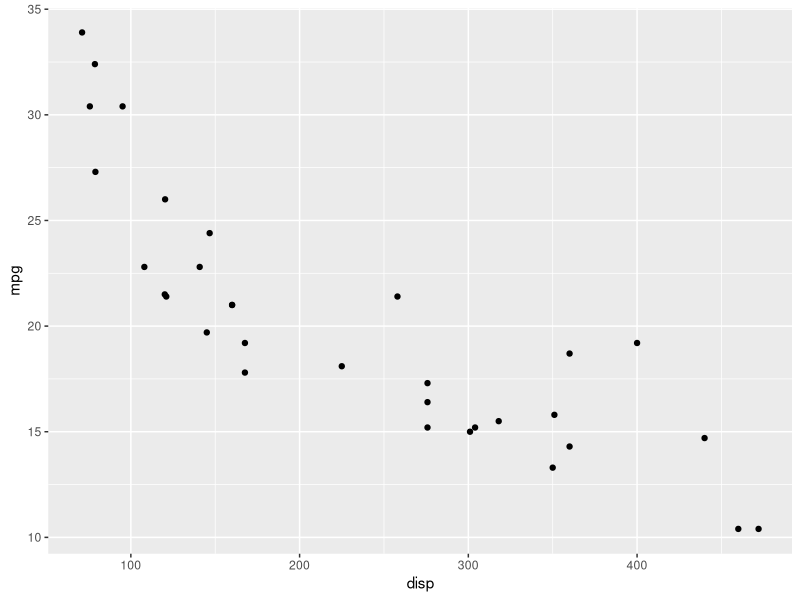
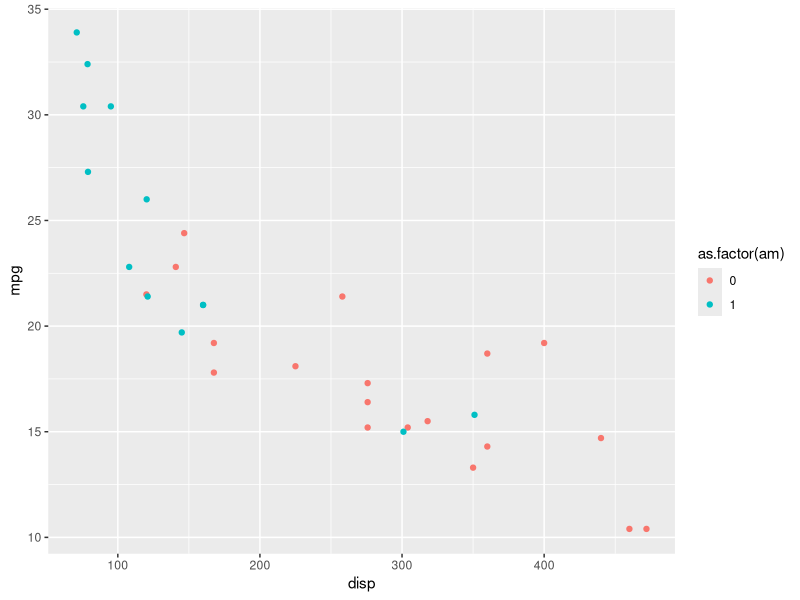
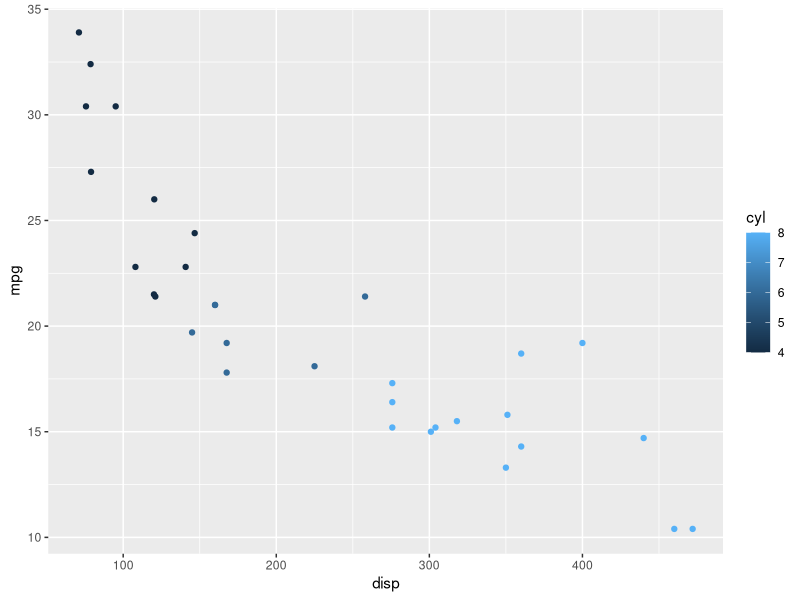
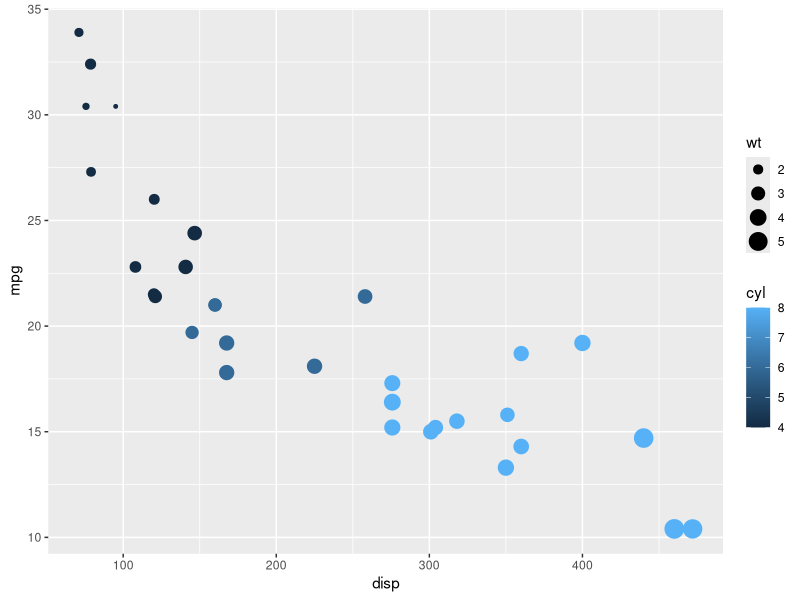
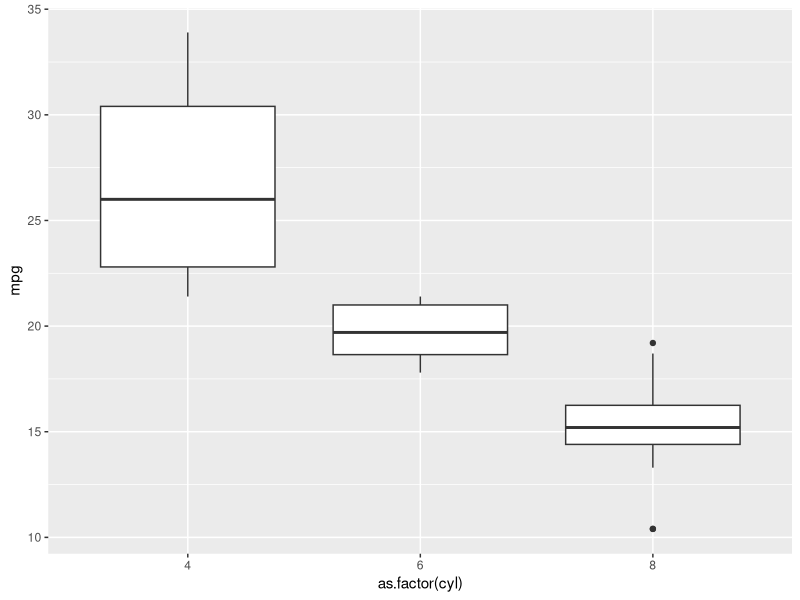
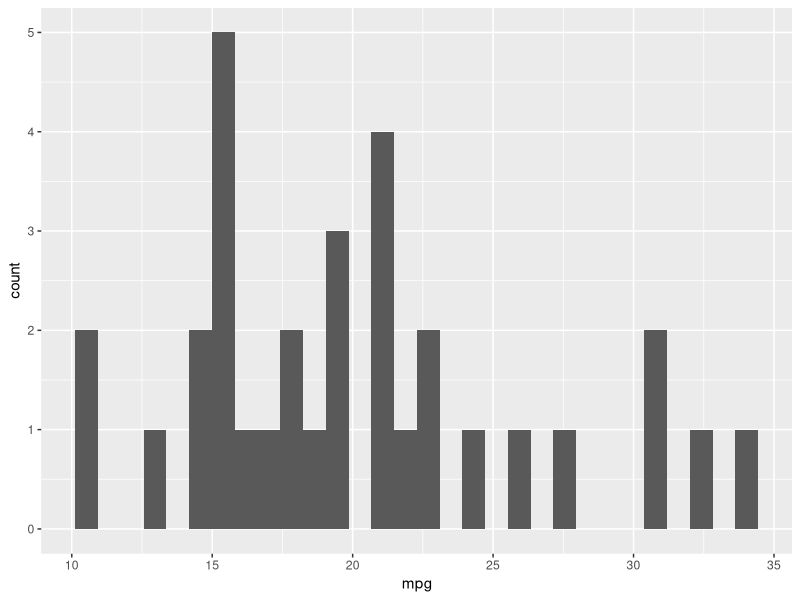
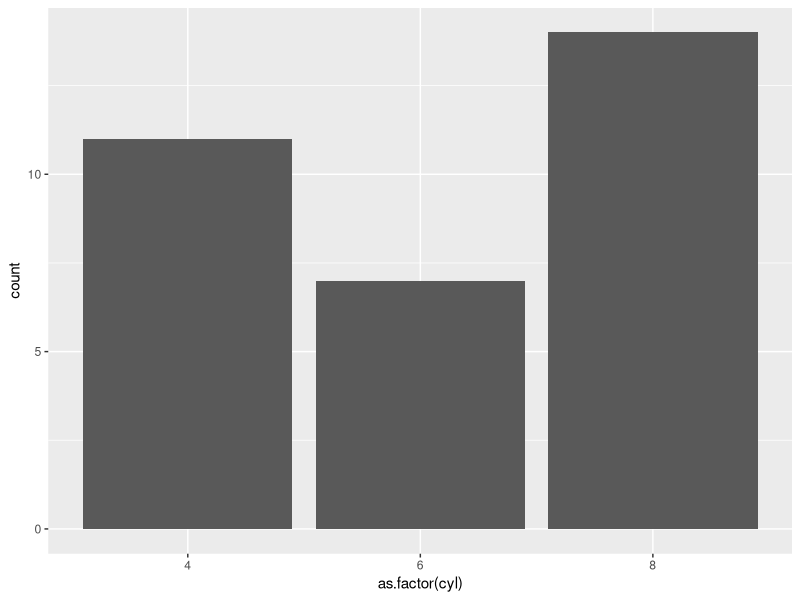
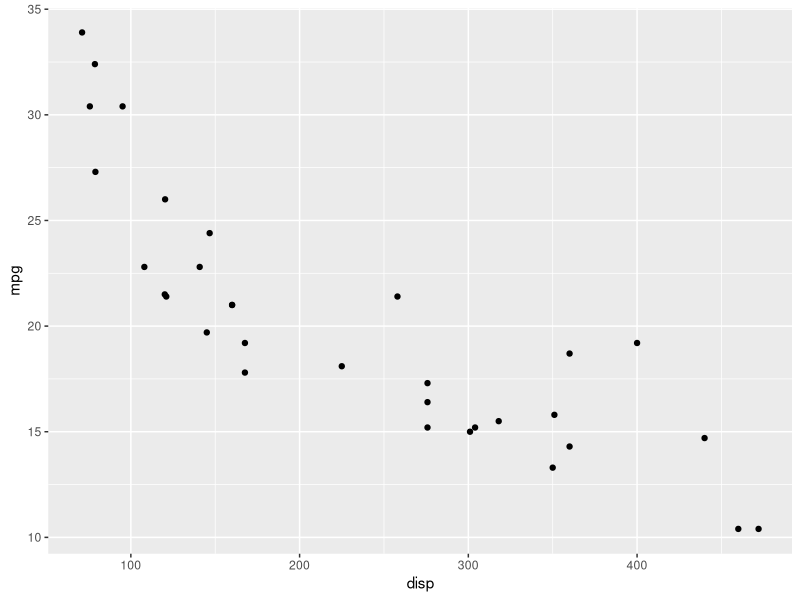

Write the R code that produced these figures, in order.
## ---- chunk 1
head(mtcars)
## ---- chunk 2
library(ggplot2)
## ---- chunk 3
ggplot(data = mtcars) + 
  geom_point(mapping = aes(x = disp, y = mpg))
## ---- chunk 4
ggplot(data = mtcars) + 
  geom_point(mapping = aes(x = disp, y = mpg, colour = as.factor(am)))
## ---- chunk 5
ggplot(mtcars) + 
  geom_point(mapping = aes(x = disp, y = mpg, colour = cyl))
## ---- chunk 6
ggplot(mtcars) +
  geom_point(mapping = aes(x = disp, y = mpg, colour = cyl, size = wt))
## ---- chunk 7
ggplot(mtcars) + 
  geom_boxplot(aes(x = as.factor(cyl), y = mpg))
## ---- chunk 8
ggplot(mtcars) + 
  geom_histogram(aes(x = mpg))
## ---- chunk 9
ggplot(mtcars) + 
  geom_bar(aes(x = as.factor(cyl)))
## ---- chunk 10
# esquerda
ggplot(mtcars) + 
  geom_point(aes(y = mpg, x = disp))
# direita
ggplot(mtcars) + 
  geom_smooth(aes(y = mpg, x = disp))
## ---- chunk 11
ggplot(mtcars) + 
  geom_point(aes(y = mpg, x = disp)) +
  geom_smooth(aes(y = mpg, x = disp))
## ---- chunk 12
ggplot(mtcars, aes(y = mpg, x = disp)) + 
  geom_point() +
  geom_smooth()
## ---- chunk 13
ggplot(mtcars, aes(y = mpg, x = disp, colour = as.factor(cyl))) + 
  geom_point() +
  geom_smooth(method = "lm")
## ---- chunk 14
ggplot(mtcars, aes(y = mpg, x = disp)) + 
  geom_point(aes(colour = as.factor(cyl))) +
  geom_smooth(method = "lm")
## ---- chunk 15
ggplot(mtcars, aes(y = mpg, x = disp)) + 
  geom_point(colour = "red")
## ---- chunk 16
ggplot(mtcars, aes(y = mpg, x = disp)) + 
  geom_point(colour = "red", size = 2, shape = 3, alpha = 0.5)
## ---- chunk 17
ggplot(mtcars, aes(y = mpg, x = disp)) + 
  geom_point() +
  geom_smooth(method = "lm") + 
  facet_wrap(~am)
